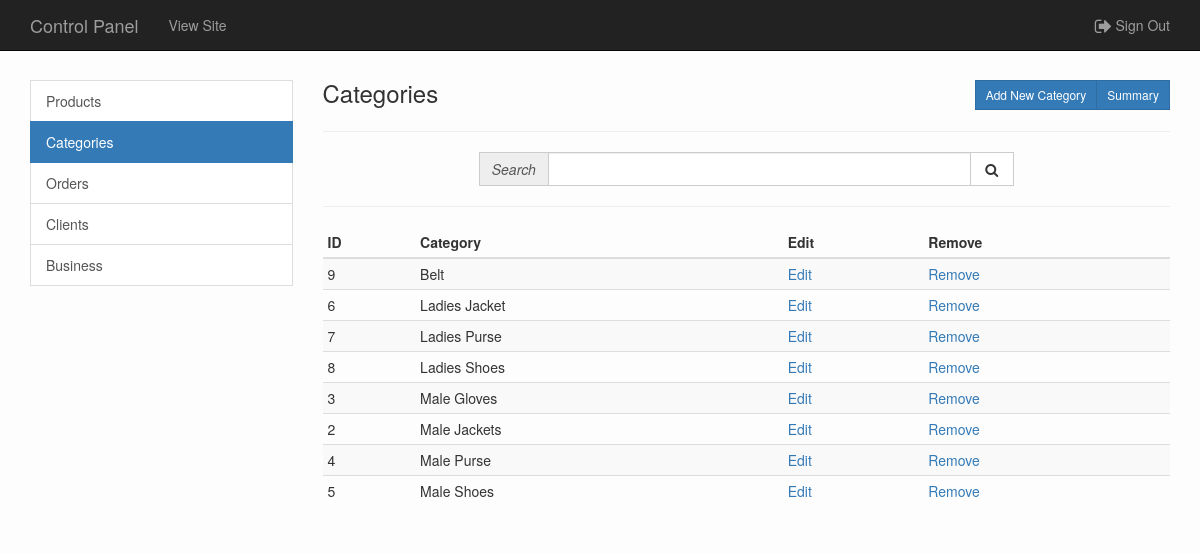
Page /admin/?page=categories (signed in) on the committed database.
### tables this page shows
CREATE TABLE `categories` (
  `id` int NOT NULL AUTO_INCREMENT,
  `name` varchar(150) NOT NULL,
  PRIMARY KEY (`id`)
);

### classes/Core.php (called while the page is built, shortened)
<?php
class Core
{
    public function run(){
        require_once(Url::getPage());
    }
}

### admin/index.php (called while the page is built)
<?php
require_once('../inc/autoload.php');
$coreObj = new Core();
$coreObj->run();

### inc/autoload.php (called while the page is built, shortened)
<?php
spl_autoload_register(
    function($class_name){
    $class = explode('_', $class_name);
    $path = implode('/', $class) . '.php';
});

### classes/Database.php (called while the page is built, shortened)
<?php
class Database
{
    private $_host = 'localhost';
    private $_user = 'root';
    private $_password = 'admin123';
    private $_db_name = 'pinna';
    private $_conn = false;
    public function connect()
    {
        $this->_conn = new mysqli($this->_host, $this->_user, $this->_password, $this->_db_name);
        if ($this->_conn->connect_errno) {
            die('Database Connection Failed: ' . $this->_conn->connect_error);
        } else {
            $this->_conn->set_charset('utf8');
        }
    }
    public function fetchAll($sql)
    {
        $result = $this->_conn->query($sql);
        if ($result->num_rows) {
            return $result->fetch_all(MYSQLI_ASSOC);
        }
        return null;
    }
}

### classes/Application.php (called while the page is built, shortened)
<?php
class Application
{
    public function __construct()
    {
        $this->db = new Database();
    }
}

### classes/Catalog.php (called while the page is built, shortened)
<?php
class Catalog extends Application
{
    private $_categories_table = 'categories';
    public function getCategories()
    {
        $sql = "SELECT * FROM $this->_categories_table ORDER BY name ASC;";
        return $this->db->fetchAll($sql);
    }
}

### classes/Paging.php (called while the page is built, shortened)
<?php
class Paging {
	private $_records;
	private $_num_of_records;
	private $_num_of_pages;
	private $_max_records_per_page;
	private $_current;
	private $_offset = 0;
	public static $_key = 'pg';
	public function __construct($rows, $max = 10)
	{
		$this->_records = $rows;
		$this->_num_of_records = count($this->_records);
		$this->_max_records_per_page = $max;
		$current = Url::getParam(self::$_key);
		$this->_current = (!empty($current))? $current: 1;
	}
	private function numberOfPages()
	{
		$this->_num_of_pages = ceil($this->_num_of_records / $this->_max_records_per_page);
	}
	private function getOffset()
	{
		$this->_offset = ($this->_current - 1) * $this->_max_records_per_page;
	}
	public function getRecords()
	{
		$out = array();
		$last = $this->_offset + $this->_max_records_per_page;
		if ($this->_num_of_pages > 1) {
			for ($c = $this->_offset; $c < $last; $c++) {
				if ($c < $this->_num_of_records) {
					$out[] = $this->_records[$c];
				}
			}
		} else {
			$out = $this->_records;
		}
		return $out;
	}
}

### classes/Url.php (called while the page is built, shortened)
<?php
class Url
{
    public static $_params = array();
    public static function getParam($key){
        return (!empty($_GET[$key]))? $_GET[$key]: null;
    }
    public static function setParams(){
        if (!empty($_GET)){
            foreach ($_GET as $key => $value){
                if (!empty($value)){
                    self::$_params[$key] = $value;
                }
            }
        }
    }
    public static function getCurrentUrl($remove = null)
    {
        $out = array();
        if (!empty($remove)) {
            $remove = (is_array($remove))? $remove: array($remove);
        }
        foreach (self::$_params as $key => $value) {
            $out[] = $key.'='.$value;
        }
        return '?' . implode('&', $out);
    }
}

### admin/pages/categories/list.php (the view, shortened to what this page needs)
<?php
$catalogObj = new Catalog();
$search = Url::getParam('search');
if (!empty($search)) {
    $categories = $catalogObj->getAllCategory($search);
    $empty = 'No search result found.';
} else {
    $categories = $catalogObj->getCategories();
    $empty = 'No category is added yet.';
}
if (!empty($categories)) {
    $pagingObj = new Paging($categories, 10);
    $rows = $pagingObj->getRecords();
}
require_once('templates/_header.php'); ?>
<div class="col-md-9 col-sm-8 col-xs-12">
    <div class="row">
        <div class="col-sm-6 col-xs-12">
            <h3 class="media-heading">Categories</h3>
        </div>
        <div class="col-sm-6 col-xs-12">
            <div class="btn-group btn-group-sm pull-right">
                <a href="/admin/?page=categories&action=add" class="btn btn-sm btn-primary">Add New Category</a>
                <a href="/admin/?page=categories&action=report" class="btn btn-sm btn-primary">Summary</a>
            </div>
        </div>
    </div>
    <hr>
    <?php require_once('templates/_search_form.php'); ?>
    <hr>
    <?php if (!empty($rows)) { ?>
        <div class="row">
            <div class="col-xs-12">
                <div class="table-responsive">
                    <table class="table table-striped table-condensed">
                        <thead>
                        <tr>
                            <th>ID</th>
                            <th>Category</th>
                            <th>Edit</th>
                            <th>Remove</th>
                        </tr>
                        </thead>
                        <tbody>
                        <?php foreach ($rows as $key => $category) { ?>
                            <tr>
                                <td><?= $category['id']; ?></td>
                                <td><?= htmlspecialchars($category['name']); ?></td>
                                <td><a href="/admin/?page=categories&action=edit&id=<?= $category['id']; ?>">Edit</a>
                                </td>
                                <td>
                                    <a href="/admin/?page=categories&action=remove&id=<?= $category['id']; ?>">Remove</a>
                                </td>
                            </tr>
                        <?php } ?>
                        </tbody>
                    </table>
                </div>
            </div>
        </div>
    <?php } else { ?>
        <p><?= $empty; ?></p>
    <?php } ?>
</div>
<?php require_once('templates/_footer.php'); ?>

### css/admin-custom.css (style rules this page uses)
body { background: #fdfdfd; padding-top: 80px; }
.form-control, .btn, .btn-group, .input-group-addon, .breadcrumb, .list-group-item { border-radius: 0 !important; }

### rows in the picture
categories: id "9", name "Belt"
categories: id "6", name "Ladies Jacket"
categories: id "7", name "Ladies Purse"
categories: id "8", name "Ladies Shoes"
categories: id "3", name "Male Gloves"
categories: id "2", name "Male Jackets"
categories: id "4", name "Male Purse"
categories: id "5", name "Male Shoes"
